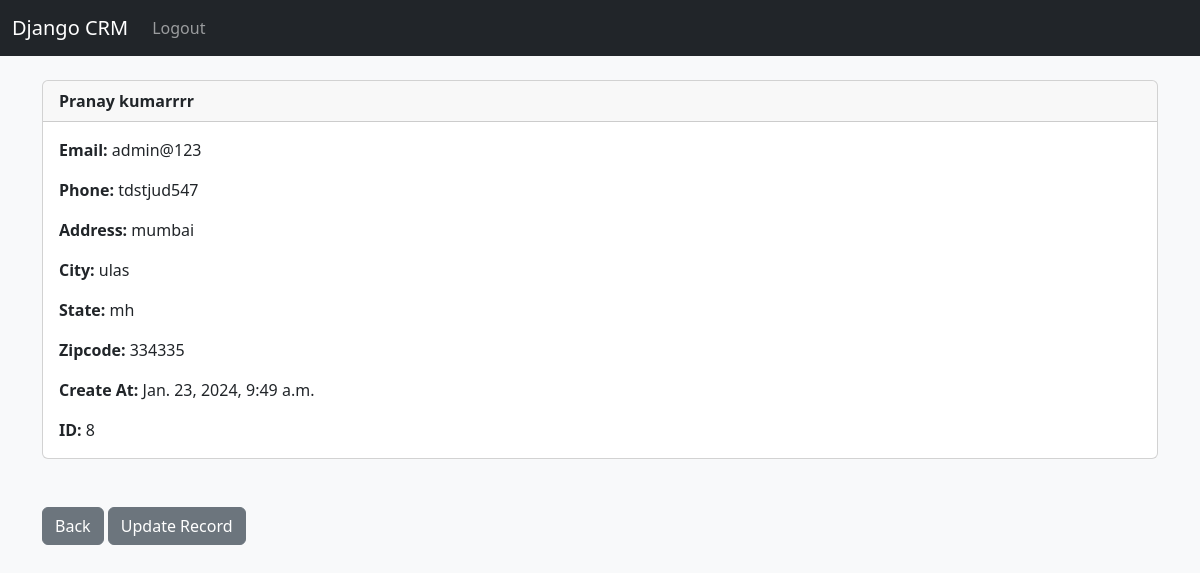
Page /record/8 (signed in) on the earlier database version.
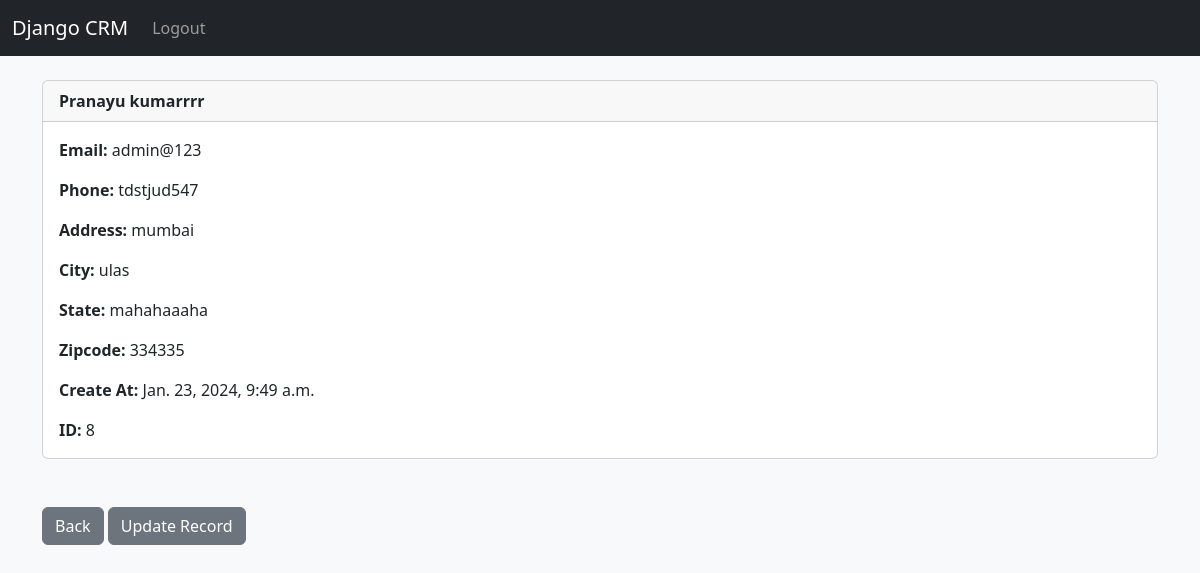
Same page on the later database version.
### app/models.py (models this page shows, shortened)
class Record(models.Model):
	photo = models.ImageField(upload_to="images",null=True,blank=True)
	created_at = models.DateTimeField(auto_now_add=True)
	first_name = models.CharField(max_length=50)
	last_name =  models.CharField(max_length=50)
	email =  models.CharField(max_length=100)
	phone = models.CharField(max_length=15)
	address =  models.CharField(max_length=100)
	city =  models.CharField(max_length=50)
	state =  models.CharField(max_length=50)
	zipcode =  models.CharField(max_length=20)

### app/views.py (the view)
# urls.py: path('record/<int:pk>',customer_record, name='record'),
def customer_record(request, pk):
	if request.user.is_authenticated:
		customer_record = Record.objects.get(id=pk)
		return render(request, 'record.html', {'customer_record':customer_record})
	else:
		messages.success(request, "You Must Be Logged In To View That Page...")
		return redirect('home')

### templates/record.html (shortened to what this page needs)
{% extends 'base.html' %}
{% block content %}
<div class="card">
  <div class="card-header"><strong>
    	{{ customer_record.first_name }}
		{{ customer_record.last_name }}</strong>
  </div>
  <div class="card-body">
<p class="card-text">
<strong>Email: </strong>{{ customer_record.email }}</p>
<p class="card-text">
<strong>Phone: </strong>{{ customer_record.phone }}
</p>
<p class="card-text">
<strong>Address: </strong>{{ customer_record.address }}</p>
<p class="card-text">
<strong>City: </strong>{{ customer_record.city }}</p>
<p class="card-text">
<strong>State: </strong>{{ customer_record.state }}</p>
<p class="card-text">
<strong>Zipcode: </strong>{{ customer_record.zipcode }}</p>
<p class="card-text">
<strong>Create At: </strong>{{ customer_record.created_at }}</p>
<p class="card-text">
<strong>ID: </strong>{{ customer_record.id }}</p>
  </div>
</div>
<br/><br/>
<a href="{% url 'home' %}" class="btn btn-secondary">Back</a>
<a href="{% url 'update_record' customer_record.id %}" class="btn btn-secondary">Update Record</a>
{% endblock %}

Differences in the rows shown:
changed Record "kumarrrr": first_name "Pranay" → "Pranayu"; state "mh" → "mahahaaaha"
